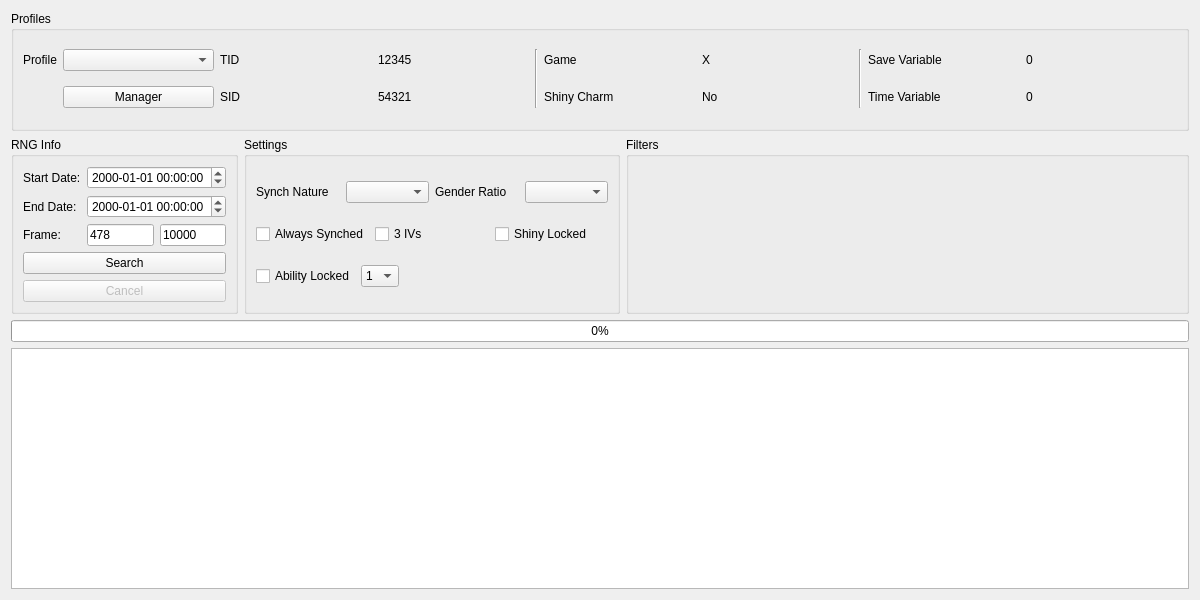
<?xml version="1.0" encoding="UTF-8"?>
<ui version="4.0">
 <class>Stationary6</class>
 <widget class="QWidget" name="Stationary6">
  <property name="geometry">
   <rect>
    <x>0</x>
    <y>0</y>
    <width>1200</width>
    <height>600</height>
   </rect>
  </property>
  <property name="minimumSize">
   <size>
    <width>1200</width>
    <height>600</height>
   </size>
  </property>
  <property name="windowTitle">
   <string>Gen 6 Stationary</string>
  </property>
  <layout class="QGridLayout" name="gridLayout">
   <item row="0" column="0" colspan="3">
    <widget class="QGroupBox" name="groupBoxProfile">
     <property name="sizePolicy">
      <sizepolicy hsizetype="Preferred" vsizetype="Preferred">
       <horstretch>0</horstretch>
       <verstretch>1</verstretch>
      </sizepolicy>
     </property>
     <property name="title">
      <string>Profiles</string>
     </property>
     <layout class="QGridLayout" name="gridLayout_15">
      <item row="0" column="0">
       <widget class="QLabel" name="labelProfile">
        <property name="sizePolicy">
         <sizepolicy hsizetype="Fixed" vsizetype="Preferred">
          <horstretch>0</horstretch>
          <verstretch>0</verstretch>
         </sizepolicy>
        </property>
        <property name="text">
         <string>Profile</string>
        </property>
       </widget>
      </item>
      <item row="0" column="1">
       <widget class="QComboBox" name="comboBoxProfiles"/>
      </item>
      <item row="0" column="2">
       <widget class="QLabel" name="labelProfileTID">
        <property name="text">
         <string>TID</string>
        </property>
       </widget>
      </item>
      <item row="0" column="3">
       <widget class="QLabel" name="labelProfileTIDValue">
        <property name="text">
         <string notr="true">12345</string>
        </property>
       </widget>
      </item>
      <item row="0" column="4" rowspan="2">
       <widget class="Line" name="line">
        <property name="orientation">
         <enum>Qt::Vertical</enum>
        </property>
       </widget>
      </item>
      <item row="0" column="5">
       <widget class="QLabel" name="labelProfileGame">
        <property name="text">
         <string>Game</string>
        </property>
       </widget>
      </item>
      <item row="0" column="6">
       <widget class="QLabel" name="labelProfileGameValue">
        <property name="text">
         <string>X</string>
        </property>
       </widget>
      </item>
      <item row="0" column="7" rowspan="2">
       <widget class="Line" name="line_2">
        <property name="orientation">
         <enum>Qt::Vertical</enum>
        </property>
       </widget>
      </item>
      <item row="0" column="8">
       <widget class="QLabel" name="labelProfileSave">
        <property name="text">
         <string>Save Variable</string>
        </property>
       </widget>
      </item>
      <item row="0" column="9">
       <widget class="QLabel" name="labelProfileSaveValue">
        <property name="text">
         <string>0</string>
        </property>
       </widget>
      </item>
      <item row="1" column="1">
       <widget class="QPushButton" name="pushButtonProfileManager">
        <property name="text">
         <string>Manager</string>
        </property>
       </widget>
      </item>
      <item row="1" column="2">
       <widget class="QLabel" name="labelProfileSID">
        <property name="text">
         <string>SID</string>
        </property>
       </widget>
      </item>
      <item row="1" column="3">
       <widget class="QLabel" name="labelProfileSIDValue">
        <property name="text">
         <string notr="true">54321</string>
        </property>
       </widget>
      </item>
      <item row="1" column="5">
       <widget class="QLabel" name="labelProfileShinyCharm">
        <property name="text">
         <string>Shiny Charm</string>
        </property>
       </widget>
      </item>
      <item row="1" column="6">
       <widget class="QLabel" name="labelProfileShinyCharmValue">
        <property name="text">
         <string>No</string>
        </property>
       </widget>
      </item>
      <item row="1" column="8">
       <widget class="QLabel" name="labelProfileTime">
        <property name="text">
         <string>Time Variable</string>
        </property>
       </widget>
      </item>
      <item row="1" column="9">
       <widget class="QLabel" name="labelProfileTimeValue">
        <property name="text">
         <string>0</string>
        </property>
       </widget>
      </item>
     </layout>
    </widget>
   </item>
   <item row="1" column="0">
    <widget class="QGroupBox" name="groupBoxRNGInfo">
     <property name="sizePolicy">
      <sizepolicy hsizetype="Preferred" vsizetype="Preferred">
       <horstretch>1</horstretch>
       <verstretch>1</verstretch>
      </sizepolicy>
     </property>
     <property name="title">
      <string>RNG Info</string>
     </property>
     <layout class="QGridLayout" name="gridLayout_8">
      <item row="0" column="0">
       <widget class="QLabel" name="labelStartDate">
        <property name="text">
         <string>Start Date:</string>
        </property>
       </widget>
      </item>
      <item row="1" column="0">
       <widget class="QLabel" name="labelEndDate">
        <property name="text">
         <string>End Date:</string>
        </property>
       </widget>
      </item>
      <item row="2" column="0">
       <widget class="QLabel" name="labelFrame">
        <property name="text">
         <string>Frame:</string>
        </property>
       </widget>
      </item>
      <item row="1" column="1" colspan="4">
       <widget class="DateTimeEdit" name="dateTimeEditEndDate">
        <property name="displayFormat">
         <string>yyyy-MM-dd hh:mm:ss</string>
        </property>
       </widget>
      </item>
      <item row="2" column="1" colspan="2">
       <widget class="TextBox" name="textBoxStartFrame">
        <property name="text">
         <string notr="true">478</string>
        </property>
       </widget>
      </item>
      <item row="0" column="1" colspan="4">
       <widget class="DateTimeEdit" name="dateTimeEditStartDate">
        <property name="displayFormat">
         <string>yyyy-MM-dd hh:mm:ss</string>
        </property>
       </widget>
      </item>
      <item row="3" column="0" colspan="5">
       <widget class="QPushButton" name="pushButtonSearch">
        <property name="text">
         <string>Search</string>
        </property>
       </widget>
      </item>
      <item row="2" column="3" colspan="2">
       <widget class="TextBox" name="textBoxEndFrame">
        <property name="text">
         <string notr="true">10000</string>
        </property>
       </widget>
      </item>
      <item row="4" column="0" colspan="5">
       <widget class="QPushButton" name="pushButtonCancel">
        <property name="enabled">
         <bool>false</bool>
        </property>
        <property name="text">
         <string>Cancel</string>
        </property>
       </widget>
      </item>
     </layout>
    </widget>
   </item>
   <item row="1" column="1">
    <widget class="QGroupBox" name="groupBoxSettings">
     <property name="sizePolicy">
      <sizepolicy hsizetype="Preferred" vsizetype="Preferred">
       <horstretch>2</horstretch>
       <verstretch>1</verstretch>
      </sizepolicy>
     </property>
     <property name="title">
      <string>Settings</string>
     </property>
     <layout class="QGridLayout" name="gridLayout_14">
      <item row="2" column="2">
       <spacer name="horizontalSpacer">
        <property name="orientation">
         <enum>Qt::Horizontal</enum>
        </property>
        <property name="sizeHint" stdset="0">
         <size>
          <width>40</width>
          <height>20</height>
         </size>
        </property>
       </spacer>
      </item>
      <item row="0" column="0" colspan="3">
       <layout class="QGridLayout" name="gridLayout_12">
        <item row="0" column="0">
         <widget class="QLabel" name="labelSynchNature">
          <property name="text">
           <string>Synch Nature</string>
          </property>
         </widget>
        </item>
        <item row="0" column="3">
         <widget class="ComboBox" name="comboBoxGenderRatio"/>
        </item>
        <item row="0" column="2">
         <widget class="QLabel" name="labelGenderRatio">
          <property name="text">
           <string>Gender Ratio</string>
          </property>
         </widget>
        </item>
        <item row="0" column="1">
         <widget class="QComboBox" name="comboBoxSynchNature"/>
        </item>
       </layout>
      </item>
      <item row="1" column="0" colspan="3">
       <layout class="QGridLayout" name="gridLayout_13">
        <item row="0" column="0">
         <widget class="QCheckBox" name="checkBoxAlwaysSynch">
          <property name="text">
           <string>Always Synched</string>
          </property>
         </widget>
        </item>
        <item row="0" column="1">
         <widget class="QCheckBox" name="checkBox3IVs">
          <property name="text">
           <string>3 IVs</string>
          </property>
         </widget>
        </item>
        <item row="0" column="2">
         <widget class="QCheckBox" name="checkBoxShinyLock">
          <property name="text">
           <string>Shiny Locked</string>
          </property>
         </widget>
        </item>
       </layout>
      </item>
      <item row="2" column="0">
       <widget class="QCheckBox" name="checkBoxAbilityLock">
        <property name="text">
         <string>Ability Locked</string>
        </property>
       </widget>
      </item>
      <item row="2" column="1">
       <widget class="QComboBox" name="comboBoxAbilityLock">
        <item>
         <property name="text">
          <string notr="true">1</string>
         </property>
        </item>
        <item>
         <property name="text">
          <string notr="true">2</string>
         </property>
        </item>
        <item>
         <property name="text">
          <string notr="true">H</string>
         </property>
        </item>
       </widget>
      </item>
     </layout>
    </widget>
   </item>
   <item row="1" column="2">
    <widget class="QGroupBox" name="groupBoxFilter">
     <property name="sizePolicy">
      <sizepolicy hsizetype="Preferred" vsizetype="Preferred">
       <horstretch>3</horstretch>
       <verstretch>1</verstretch>
      </sizepolicy>
     </property>
     <property name="title">
      <string>Filters</string>
     </property>
     <layout class="QGridLayout" name="gridLayout_11">
      <item row="0" column="0" rowspan="2">
       <widget class="Filter" name="filter" native="true"/>
      </item>
     </layout>
    </widget>
   </item>
   <item row="2" column="0" colspan="3">
    <widget class="QProgressBar" name="progressBar">
     <property name="value">
      <number>0</number>
     </property>
    </widget>
   </item>
   <item row="3" column="0" colspan="3">
    <widget class="TableView" name="tableView">
     <property name="sizePolicy">
      <sizepolicy hsizetype="Expanding" vsizetype="Expanding">
       <horstretch>0</horstretch>
       <verstretch>2</verstretch>
      </sizepolicy>
     </property>
     <attribute name="horizontalHeaderDefaultSectionSize">
      <number>60</number>
     </attribute>
     <attribute name="verticalHeaderVisible">
      <bool>false</bool>
     </attribute>
    </widget>
   </item>
  </layout>
 </widget>
 <customwidgets>
  <customwidget>
   <class>TextBox</class>
   <extends>QLineEdit</extends>
   <header>Forms/Controls/TextBox.hpp</header>
  </customwidget>
  <customwidget>
   <class>TableView</class>
   <extends>QTableView</extends>
   <header>Forms/Controls/TableView.hpp</header>
  </customwidget>
  <customwidget>
   <class>ComboBox</class>
   <extends>QComboBox</extends>
   <header>Forms/Controls/ComboBox.hpp</header>
  </customwidget>
  <customwidget>
   <class>DateTimeEdit</class>
   <extends>QDateTimeEdit</extends>
   <header>Forms/Controls/DateTimeEdit.hpp</header>
  </customwidget>
  <customwidget>
   <class>Filter</class>
   <extends>QWidget</extends>
   <header>Forms/Controls/Filter.hpp</header>
   <container>1</container>
  </customwidget>
 </customwidgets>
 <tabstops>
  <tabstop>comboBoxProfiles</tabstop>
  <tabstop>pushButtonProfileManager</tabstop>
  <tabstop>dateTimeEditStartDate</tabstop>
  <tabstop>dateTimeEditEndDate</tabstop>
  <tabstop>textBoxStartFrame</tabstop>
  <tabstop>textBoxEndFrame</tabstop>
  <tabstop>pushButtonSearch</tabstop>
  <tabstop>pushButtonCancel</tabstop>
  <tabstop>comboBoxSynchNature</tabstop>
  <tabstop>comboBoxGenderRatio</tabstop>
  <tabstop>checkBoxAlwaysSynch</tabstop>
  <tabstop>checkBox3IVs</tabstop>
  <tabstop>checkBoxShinyLock</tabstop>
  <tabstop>checkBoxAbilityLock</tabstop>
  <tabstop>comboBoxAbilityLock</tabstop>
  <tabstop>tableView</tabstop>
 </tabstops>
 <resources/>
 <connections/>
</ui>
